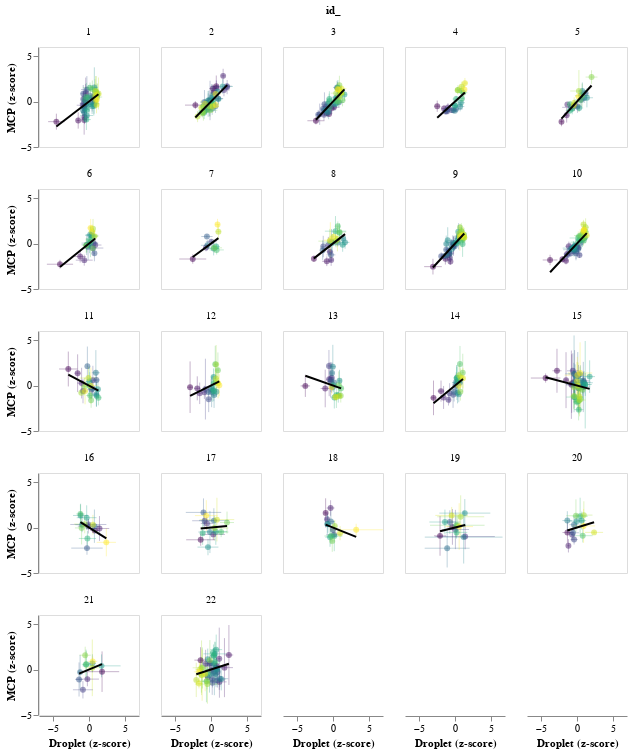

The notebook cell saved with this chart:
### Markdown cell above
- Color coded relative time shown for each ROI

### Code cell
scaled_scatter_byID = (plot_scatter_time(df2)
    .facet(facet="id_:N", columns=5)
    .configure_axis(grid=False)
)
scaled_scatter_byID

### Figure 1 — Vega-Lite specification as saved in the notebook (floating-point values rounded to 4 significant figures; data arrays with more than 128 entries replaced by an {"elided": "..."} marker saying what was removed)
{"config": {"view": {"continuousWidth": 400, "continuousHeight": 300}, "axis": {"grid": false}}, "data": {"name": "data-2d088840d31d950772e7e3b7f84d1671"}, "facet": {"type": "nominal", "field": "id_"}, "spec": {"layer": [{"mark": "errorbar", "encoding": {"color": {"type": "quantitative", "field": "rel_time", "legend": null, "scale": {"scheme": "viridis"}}, "opacity": {"value": 0.3}, "x": {"type": "quantitative", "field": "droplet_mean_z"}, "y": {"type": "quantitative", "field": "ymax", "title": "MCP (z-score)"}, "y2": {"field": "ymin"}}, "height": 100, "transform": [{"calculate": "datum.droplet_mean_z - datum.droplet_error_z", "as": "xmin"}, {"calculate": "datum.droplet_mean_z + datum.droplet_error_z", "as": "xmax"}, {"calculate": "datum.mcp_mean_z - datum.mcp_error_z", "as": "ymin"}, {"calculate": "datum.mcp_mean_z + datum.mcp_error_z", "as": "ymax"}], "width": 100}, {"mark": "errorbar", "encoding": {"color": {"type": "quantitative", "field": "rel_time", "legend": null, "scale": {"scheme": "viridis"}}, "opacity": {"value": 0.3}, "x": {"type": "quantitative", "field": "xmin", "title": "Droplet (z-score)"}, "x2": {"field": "xmax"}, "y": {"type": "quantitative", "field": "mcp_mean_z"}}, "height": 100, "transform": [{"calculate": "datum.droplet_mean_z - datum.droplet_error_z", "as": "xmin"}, {"calculate": "datum.droplet_mean_z + datum.droplet_error_z", "as": "xmax"}, {"calculate": "datum.mcp_mean_z - datum.mcp_error_z", "as": "ymin"}, {"calculate": "datum.mcp_mean_z + datum.mcp_error_z", "as": "ymax"}], "width": 100}, {"mark": {"type": "point", "filled": true}, "encoding": {"color": {"type": "quantitative", "field": "rel_time", "scale": {"scheme": "viridis"}}, "opacity": {"value": 0.5}, "size": {"value": 35}, "x": {"type": "quantitative", "field": "droplet_mean_z"}, "y": {"type": "quantitative", "field": "mcp_mean_z"}}, "height": 100, "transform": [{"calculate": "datum.droplet_mean_z - datum.droplet_error_z", "as": "xmin"}, {"calculate": "datum.droplet_mean_z + datum.droplet_error_z", "as": "xmax"}, {"calculate": "datum.mcp_mean_z - datum.mcp_error_z", "as": "ymin"}, {"calculate": "datum.mcp_mean_z + datum.mcp_error_z", "as": "ymax"}], "width": 100}, {"mark": {"type": "line", "color": "black"}, "encoding": {"x": {"type": "quantitative", "field": "droplet_mean_z"}, "y": {"type": "quantitative", "field": "mcp_mean_z"}}, "height": 100, "transform": [{"calculate": "datum.droplet_mean_z - datum.droplet_error_z", "as": "xmin"}, {"calculate": "datum.droplet_mean_z + datum.droplet_error_z", "as": "xmax"}, {"calculate": "datum.mcp_mean_z - datum.mcp_error_z", "as": "ymin"}, {"calculate": "datum.mcp_mean_z + datum.mcp_error_z", "as": "ymax"}, {"on": "droplet_mean_z", "regression": "mcp_mean_z"}], "width": 100}], "resolve": {"scale": {"x": "shared", "y": "shared"}}}, "columns": 5, "$schema": "https://vega.github.io/schema/vega-lite/v4.8.1.json", "datasets": {"data-2d088840d31d950772e7e3b7f84d1671": {"elided": "606 records"}}}
